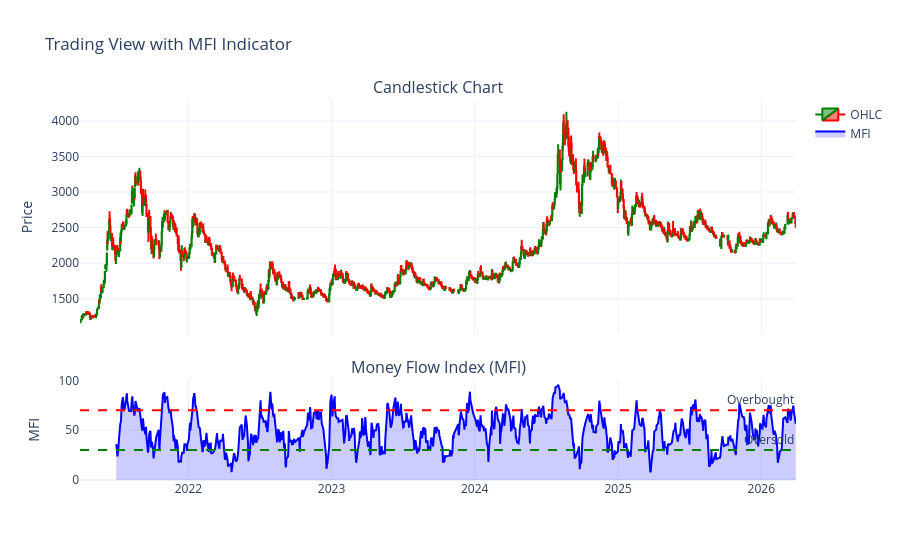

The code cell stored with this chart in its notebook:
### Code cell
import plotly.graph_objects as go
from plotly.subplots import make_subplots

# Create subplots with 2 rows and shared x-axis
fig = make_subplots(
    rows=2, cols=1,
    shared_xaxes=True,
    vertical_spacing=0.12,
    row_heights=[0.7, 0.3],
    subplot_titles=("Candlestick Chart", "Money Flow Index (MFI)")
)

# Convert date to string to use as categorical axis (preserves gaps)
df_plot['Date_str'] = df_plot['Date'].astype(str)

# Add candlestick chart to the first subplot
fig.add_trace(
    go.Candlestick(
        x=df_plot['Date_str'],
        open=df_plot['Open'],
        high=df_plot['High'],
        low=df_plot['Low'],
        close=df_plot['Close'],
        name='OHLC',
        increasing_line_color='green',
        decreasing_line_color='red',
    ),
    row=1, col=1
)

# Add MFI line chart to the second subplot
fig.add_trace(
    go.Scatter(
        x=df_plot['Date_str'],
        y=df_plot['mfi'],
        mode='lines',
        name='MFI',
        line=dict(color='blue', width=2),
        fill='tozeroy',
        fillcolor='rgba(0, 0, 255, 0.2)'
    ),
    row=2, col=1
)

# Add horizontal line at 70 and 30 for overbought/oversold
fig.add_hline(y=70, line_dash="dash", line_color="red", annotation_text="Overbought", row=2)
fig.add_hline(y=30, line_dash="dash", line_color="green", annotation_text="Oversold", row=2)

# Update layout
fig.update_layout(
    height=700,
    title_text="Trading View with MFI Indicator",
    xaxis_rangeslider_visible=False,
    hovermode='x unified',
    template='plotly_white'
)

# Update y-axes labels
fig.update_yaxes(title_text="Price", row=1, col=1)
fig.update_yaxes(title_text="MFI", row=2, col=1)

fig.show()

### Figure 1 — Plotly figure (JSON) as saved in the notebook; plotly's stock layout.template omitted (floating-point values rounded to 4 significant figures; data arrays with more than 128 entries replaced by an {"elided": "..."} marker saying what was removed)
{"data": [{"close": {"elided": "1158 float values"}, "decreasing": {"line": {"color": "red"}}, "high": {"elided": "1158 float values"}, "increasing": {"line": {"color": "green"}}, "low": {"elided": "1158 float values"}, "name": "OHLC", "open": {"elided": "1158 float values"}, "type": "candlestick", "x": {"elided": "1158 str values"}, "xaxis": "x", "yaxis": "y"}, {"fill": "tozeroy", "fillcolor": "rgba(0, 0, 255, 0.2)", "line": {"color": "blue", "width": 2}, "mode": "lines", "name": "MFI", "type": "scatter", "x": {"elided": "1158 str values"}, "xaxis": "x2", "y": {"elided": "1158 float values"}, "yaxis": "y2"}], "layout": {"annotations": [{"font": {"size": 16}, "showarrow": false, "text": "Candlestick Chart", "x": 0.5, "xanchor": "center", "xref": "paper", "y": 1, "yanchor": "bottom", "yref": "paper"}, {"font": {"size": 16}, "showarrow": false, "text": "Money Flow Index (MFI)", "x": 0.5, "xanchor": "center", "xref": "paper", "y": 0.264, "yanchor": "bottom", "yref": "paper"}, {"showarrow": false, "text": "Overbought", "x": 1, "xanchor": "right", "xref": "x2 domain", "y": 70, "yanchor": "bottom", "yref": "y2"}, {"showarrow": false, "text": "Oversold", "x": 1, "xanchor": "right", "xref": "x2 domain", "y": 30, "yanchor": "bottom", "yref": "y2"}], "autosize": true, "hovermode": "x unified", "shapes": [{"line": {"color": "red", "dash": "dash"}, "type": "line", "x0": 0, "x1": 1, "xref": "x2 domain", "y0": 70, "y1": 70, "yref": "y2"}, {"line": {"color": "green", "dash": "dash"}, "type": "line", "x0": 0, "x1": 1, "xref": "x2 domain", "y0": 30, "y1": 30, "yref": "y2"}], "title": {"text": "Trading View with MFI Indicator"}, "xaxis": {"anchor": "y", "autorange": true, "domain": [0, 1], "matches": "x2", "range": ["2021-03-30 12:00", "2026-03-30 12:00"], "rangeslider": {"visible": false, "yaxis": {}}, "showticklabels": false, "type": "date"}, "xaxis2": {"anchor": "y2", "autorange": true, "domain": [0, 1], "range": ["2021-03-30 12:00", "2026-03-30 12:00"], "type": "date"}, "yaxis": {"anchor": "x", "autorange": true, "domain": [0.384, 1], "range": [1002.0, 4294.0], "title": {"text": "Price"}}, "yaxis2": {"anchor": "x2", "autorange": true, "domain": [0, 0.264], "range": [0, 100.6], "title": {"text": "MFI"}, "type": "linear"}}}
